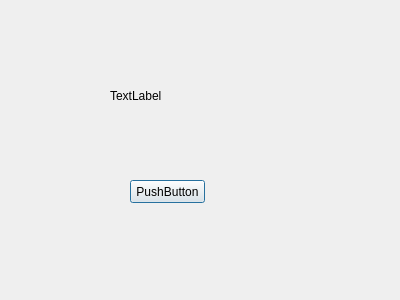
<?xml version="1.0" encoding="UTF-8"?>
<ui version="4.0">
 <class>Dialog</class>
 <widget class="QDialog" name="Dialog">
  <property name="geometry">
   <rect>
    <x>0</x>
    <y>0</y>
    <width>400</width>
    <height>300</height>
   </rect>
  </property>
  <property name="windowTitle">
   <string>Dialog</string>
  </property>
  <widget class="QLabel" name="label">
   <property name="geometry">
    <rect>
     <x>110</x>
     <y>90</y>
     <width>54</width>
     <height>12</height>
    </rect>
   </property>
   <property name="text">
    <string>TextLabel</string>
   </property>
  </widget>
  <widget class="QPushButton" name="pushButton">
   <property name="geometry">
    <rect>
     <x>130</x>
     <y>180</y>
     <width>75</width>
     <height>23</height>
    </rect>
   </property>
   <property name="text">
    <string>PushButton</string>
   </property>
  </widget>
 </widget>
 <resources/>
 <connections/>
</ui>
